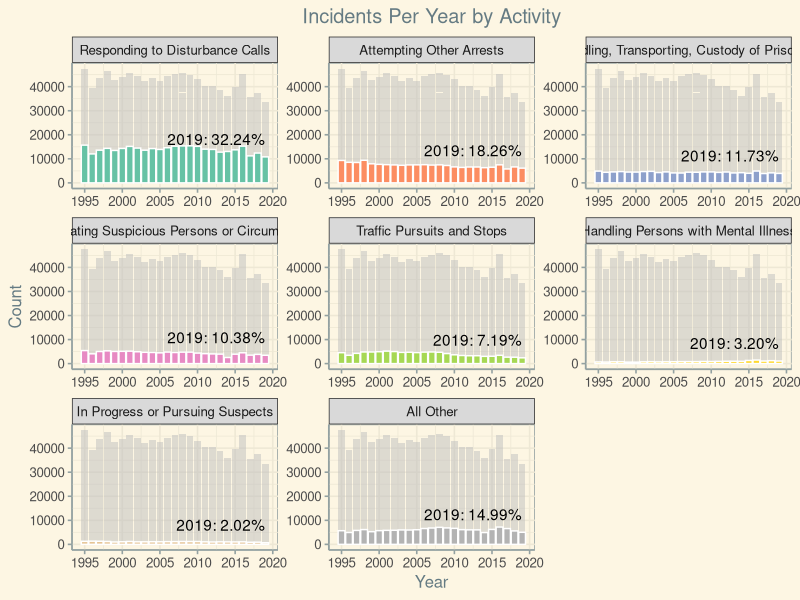
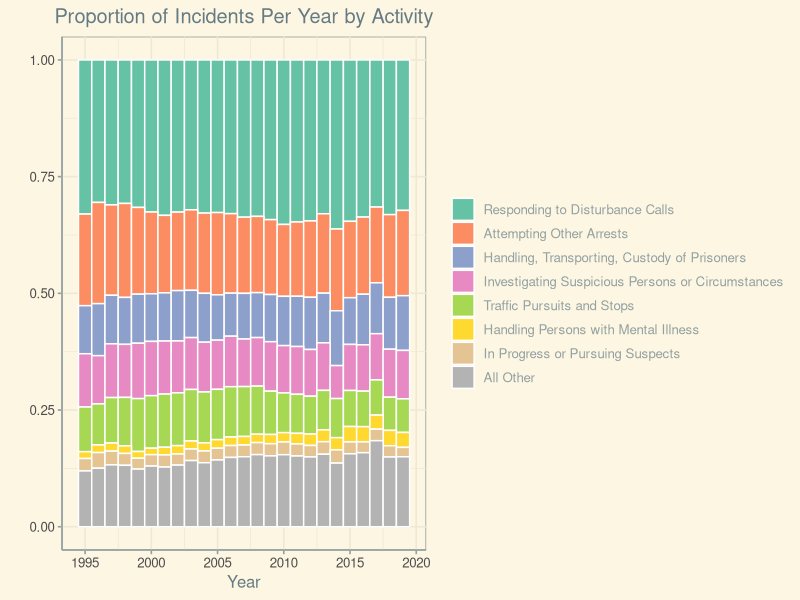
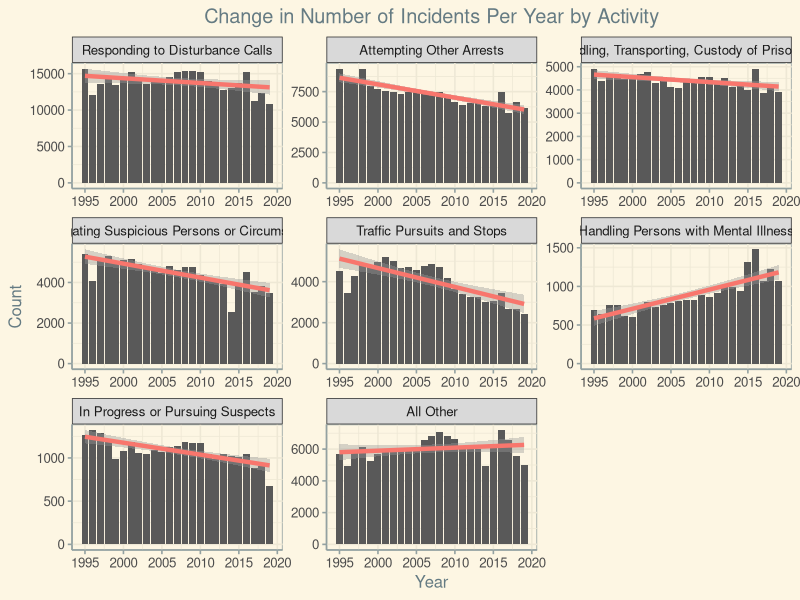
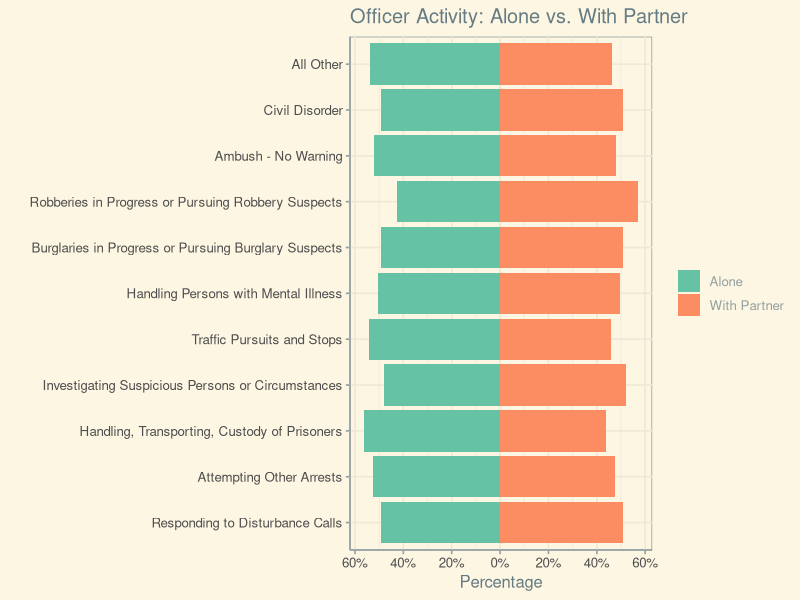
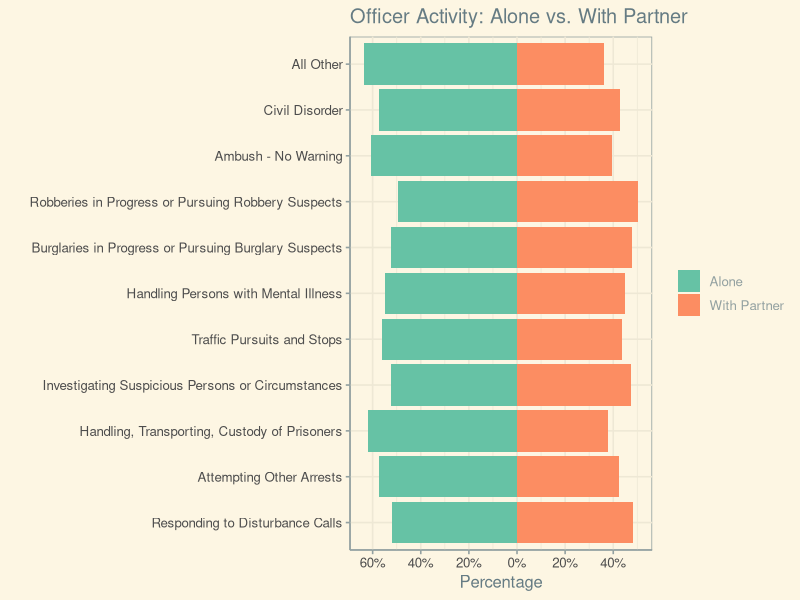
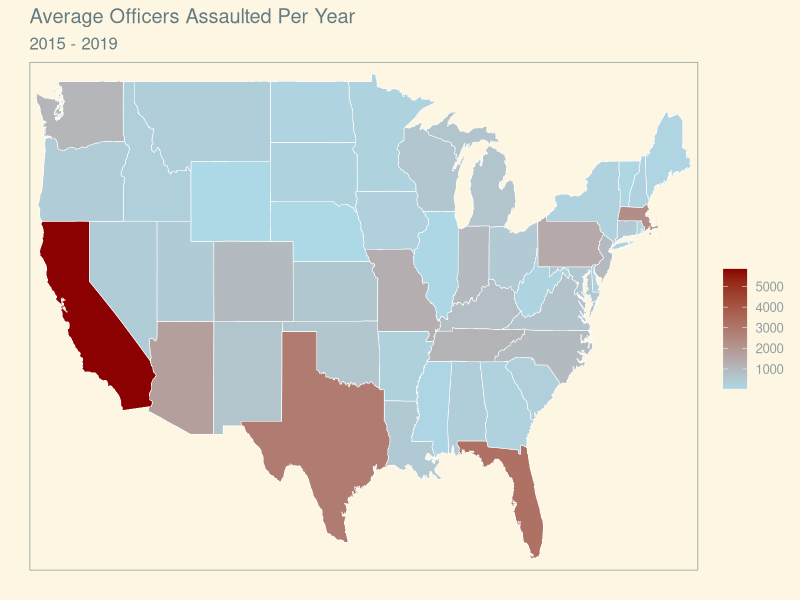

Here is the R script that generated these plots, in order:
# Set Working Directory ---------------------------------------------------
setwd("C:/data/Final_Project")

# Options -----------------------------------------------------------------
options(warn=-1)

# Libraries ---------------------------------------------------------------
library(tidyverse)
library(RColorBrewer)
library(ggthemes)
library(maps)



# Load Data ---------------------------------------------------------------
### Source: https://github.com/mfalling/LEOKA-Final-Project/tree/main/output

df1.Act_Yr <- read.csv("percentageActivitiesByYear.csv", na.strings = "")
df2.Act_Ratio <- read.csv("activitiesWithRatios.csv", na.strings = "")
df3.Aslt_St_Yr <- read.csv("AssaultsByStateAndYear.csv", na.strings = "")
df4.Aslt_Reg <- read.csv("totalAssaultsByRegion.csv", na.strings = "")
df5.Aslt_Reg_Yr <- read.csv("totalAssaultsByRegionAndYear.csv", na.strings = "")
df6.Aslt_Yr <- read.csv("totalAssaultsByYear.csv", na.strings = "")


# Prepare Data --------------------------------------------------------------

### df1.Act_Yr ###
# Combine Burglaries and Robberies into one group
df1.Act_Yr$ACTIVITY_NAME <- gsub("Burglaries i", "I", df1.Act_Yr$ACTIVITY_NAME)
df1.Act_Yr$ACTIVITY_NAME <- gsub("Robberies i", "I", df1.Act_Yr$ACTIVITY_NAME)
df1.Act_Yr$ACTIVITY_NAME <- gsub("Burglary ", "", df1.Act_Yr$ACTIVITY_NAME)
df1.Act_Yr$ACTIVITY_NAME <- gsub("Robbery ", "", df1.Act_Yr$ACTIVITY_NAME)

# Combine Ambush and Civil Disorder into "all other"
df1.Act_Yr$ACTIVITY_NAME <- gsub(
  "Ambush - No Warning", "All Other", df1.Act_Yr$ACTIVITY_NAME)
df1.Act_Yr$ACTIVITY_NAME <- gsub(
  "Civil Disorder", "All Other", df1.Act_Yr$ACTIVITY_NAME)

# Segment for bar graphs
# factor levels
df1.flevels <- c('Responding to Disturbance Calls', 
             'Attempting Other Arrests',
             'Handling, Transporting, Custody of Prisoners', 
             'Investigating Suspicious Persons or Circumstances', 
             'Traffic Pursuits and Stops',
             'Handling Persons with Mental Illness',
             'In Progress or Pursuing Suspects',
             'All Other')

df1.Act_Yr$ACTIVITY_NAME <- as.factor(df1.Act_Yr$ACTIVITY_NAME)
df1.Act_Yr$ACTIVITY_NAME <- ordered(df1.Act_Yr$ACTIVITY_NAME, 
                                    levels = df1.flevels)

df1.Act_Yr <- df1.Act_Yr[,c(-1,-5)] #Remove unused col

df1.Act_Yr <- df1.Act_Yr %>%  #Group and summarize
  group_by(ACTIVITY_NAME, DATA_YEAR) %>%
  summarise_if(is.numeric, sum)



df1.Act_Yr_bg <- df1.Act_Yr[,c(-1)] # Background Data - full
df1.Act_Yr_ss <- subset(df1.Act_Yr, DATA_YEAR == "2019") #subset for value label

### df2.Act_Ratio ###
# factor levels (includes 2 categories lumped into "all other" from df1 and 
#                two combined)
df2.flevels <- c('Responding to Disturbance Calls', 
              'Attempting Other Arrests',
              'Handling, Transporting, Custody of Prisoners', 
              'Investigating Suspicious Persons or Circumstances', 
              'Traffic Pursuits and Stops',
              'Handling Persons with Mental Illness',
              'Burglaries in Progress or Pursuing Burglary Suspects', #added
              'Robberies in Progress or Pursuing Robbery Suspects', #added
              'Ambush - No Warning', #added
              'Civil Disorder', #added
              'All Other')

df2.Act_Ratio$ACTIVITY_NAME <- as.factor(df2.Act_Ratio$ACTIVITY_NAME)
df2.Act_Ratio$ACTIVITY_NAME <- ordered(df2.Act_Ratio$ACTIVITY_NAME, 
                                       levels = df2.flevels)

### df3.Aslt_St_Yr ###

df3.Aslt_St_Yr <- df3.Aslt_St_Yr[,c(-1)]  #Remove unused col
df3.Aslt_St_Yr$STATE_ABBR <- gsub("NB", "NE", df3.Aslt_St_Yr$STATE_ABBR)
  #Nebraska's changed abbreviation from NB to NE in 1969

df3.Aslt_St_Yr$region <-              #Convert abbreviations to names/lower case
  tolower(state.name[match(df3.Aslt_St_Yr$STATE_ABBR,state.abb)])

df3.Aslt_St_2015_to_2019 <- df3.Aslt_St_Yr %>%    #Group, filter, and summarize
  filter(DATA_YEAR == "'15-'19") %>% #Select only 15-19
  group_by(STATE_ABBR, region) %>%
  summarise_if(is.numeric, sum)

df3.Aslt_St_2015_to_2019$officersAssaultedAverage <- #create 5 year average
  df3.Aslt_St_2015_to_2019$officersAssaulted / 5


MainStates <- map_data("state")

MergedStates <- inner_join(df3.Aslt_St_2015_to_2019, MainStates, by = "region")


# Visualizations -----------------------------------------------------------

### Comparison ###

# Total vs Activity Type; Col chart
# df1.Act_Yr (percentageActivitiesByYear.csv)

v1 <-
ggplot(data = df1.Act_Yr, aes(x = DATA_YEAR, y = activityTotals)) +
  geom_bar(data = df1.Act_Yr_bg, stat = "identity", 
           fill = "grey", alpha = .5, aes(y = activityTotals)) +
  geom_bar(stat = "identity", color = "white",
           aes(y = activityTotals, fill = ACTIVITY_NAME)) +
  facet_wrap(~ factor(ACTIVITY_NAME, levels = df1.flevels),
        ncol = 3, scales = "free") +
  geom_text(data = df1.Act_Yr_ss, vjust=-1, hjust=1,
            aes(label = sprintf("2019: %1.2f%%", 100*ratio))) +
  labs(title = "Incidents Per Year by Activity",
       x = "Year", y = "Count") +
  theme_solarized() +
  theme(legend.position = "none", plot.title = element_text(hjust = 0.5)) +
  scale_fill_brewer(palette = "Set2")

# Proportion stacked

v2 <- 
ggplot(data = df1.Act_Yr, 
       aes(x = DATA_YEAR, y = activityTotals, fill = ACTIVITY_NAME)) +
  geom_bar(position="fill", stat="identity", width=1, color = "white") +
  labs(title = "Proportion of Incidents Per Year by Activity",
       x = "Year", y = "") +
  theme_solarized() +
  scale_fill_brewer(palette = "Set2") +
  theme(plot.title = element_text(hjust = 0.5), legend.title = element_blank())

# Activities Change over time; % change facets
# df1.Act_Yr (percentageActivitiesByYear.csv)

v3 <-
ggplot(data = df1.Act_Yr, aes(x = DATA_YEAR, y = activityTotals, )) +
  geom_bar(stat = "identity", aes(y = activityTotals)) +
  geom_smooth(method = lm, size = 1.5, show.legend = FALSE, 
              aes(color = "orange3")) +
  facet_wrap(~ factor(ACTIVITY_NAME, levels = df1.flevels),
             ncol = 3, scales = "free") +
  labs(title = "Change in Number of Incidents Per Year by Activity",
       x = "Year", y = "Count") +
  theme_solarized() +
  theme(legend.position = "none", plot.title = element_text(hjust = 0.5))

# Number of Officers; 100% stacked chart
# df2.Act_Ratio (activitiesWithRatios.csv)

# Using Ratio1
v4 <-
ggplot(data = df2.Act_Ratio, aes(x = ACTIVITY_NAME)) +
  geom_bar(stat = "identity", aes(y = aloneRatio1*-1, fill = "Alone")) +
  geom_bar(stat = "identity", aes(y = partnerRatio1, fill = "With Partner")) +
  coord_flip() +
  scale_y_continuous(breaks = seq(-0.6, 0.6, 0.2), 
                     labels = paste0(as.character(
                       c("60","40","20","0","20","40","60")), "%")) +
  labs(title = "Officer Activity: Alone vs. With Partner",
       x = "", y = "Percentage") +
  theme_solarized() +
  theme(legend.title = element_blank()) +
  scale_fill_brewer(palette = "Set2")

# Using Ratio2
v5 <-
ggplot(data = df2.Act_Ratio, aes(x = ACTIVITY_NAME)) +
  geom_bar(stat = "identity", aes(y = aloneRatio2*-1, fill = "Alone")) +
  geom_bar(stat = "identity", aes(y = partnerRatio2, fill = "With Partner")) +
  coord_flip() +
  scale_y_continuous(breaks = seq(-0.6, 0.6, 0.2), 
                     labels = paste0(as.character(
                       c("60","40","20","0","20","40","60")), "%")) +
  labs(title = "Officer Activity: Alone vs. With Partner",
       x = "", y = "Percentage") +
  theme_solarized() +
  theme(legend.title = element_blank()) +
  scale_fill_brewer(palette = "Set2")

### Geo-spatial ###

# Regional Comparison; Col chart OR R Maps [TO-DO?]
# df4.Aslt_Reg (totalAssaultsByRegion.csv) 
# df5.Aslt_Reg_Yr (totalAssaultsByRegionAndYear.csv)

# State Comparison; Brewer heat map, R Maps
# df3.Aslt_St_Yr (AssaultsByStateAndYear.csv)
# ?? Should we import state population data and figure out incidents vs. pop ??
v6 <-
ggplot() + 
  geom_polygon(data=MergedStates, aes(x=long, y=lat, group=group,
                    fill = officersAssaulted/5), 
                color="white", size = 0.2)  +
  labs(title = "Average Officers Assaulted Per Year", subtitle = "2015 - 2019")+
  scale_fill_continuous(name="", 
                        low = "lightblue", high = "darkred",
                        na.value = "grey50") +
  scale_x_discrete(labels = NULL, breaks = NULL) + labs(x = "") +
  scale_y_discrete(labels = NULL, breaks = NULL) + labs(y = "") +
  theme_solarized()


# Add top 5 table for map data
head(df3.Aslt_St_2015_to_2019[
  order(-df3.Aslt_St_2015_to_2019$officersAssaultedAverage),],5)

### Editorial ###

# "Out of 100 Officers..."; Personograph, average 10 years [TO-DO?]
# ???

# Save & Compile ----------------------------------------------------------
plots.list = list(v1,v2,v3,v4,v5,v6)
pdf("Visualizations.pdf", paper = "a4r", width = 11.349, height = 8.051)
print(plots.list)
dev.off()
